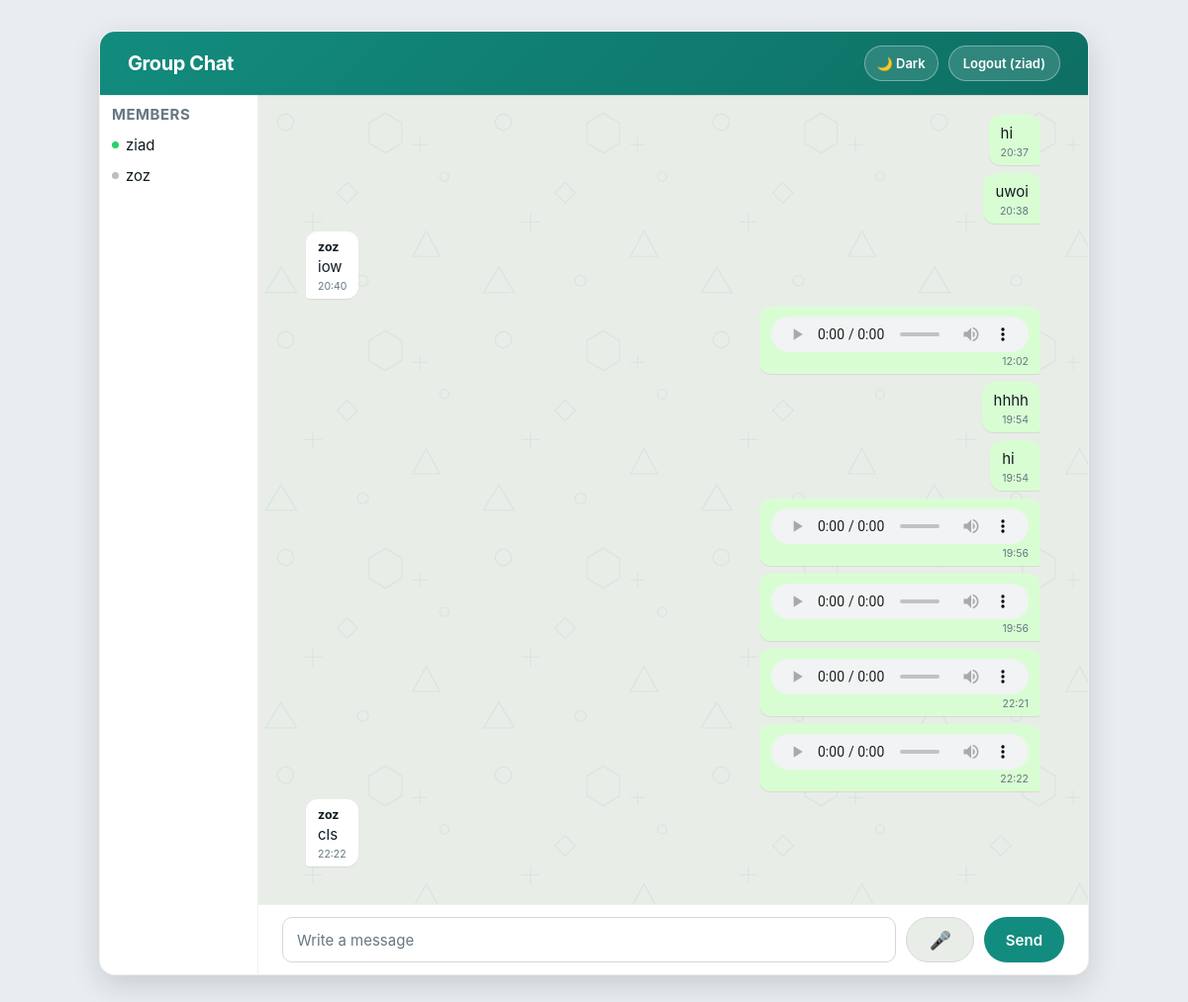
The app's page / (signed in) with its own data.
### chat/models.py (models this page shows, shortened)
class Message(models.Model):
    TEXT = "text"
    AUDIO = "audio"
    MESSAGE_TYPES = [
        (TEXT, "Text"),
        (AUDIO, "Audio"),
    ]
    sender = models.CharField(max_length=150)
    text = models.TextField(blank=True)
    audio = models.FileField(upload_to=voice_message_path, blank=True, null=True)
    message_type = models.CharField(max_length=10, choices=MESSAGE_TYPES, default=TEXT)
    created_at = models.DateTimeField(auto_now_add=True)

### chat/views.py (the view)
# urls.py: path("", views.room, name="room"),
@login_required
def room(request):
    messages = Message.objects.all().order_by("created_at")
    members = User.objects.filter(is_active=True).order_by("username")
    for m in members:
        m.is_online = (m.username == request.user.username)
    return render(request, "chat/room.html", {"messages": messages, "members": members})

### chat/templates/chat/room.html (shortened to what this page needs)
{% load static %}
<!DOCTYPE html>
<html lang="en">
<head>
    <link rel="stylesheet" href="{% static 'chat/styles.css' %}">
</head>
<body>
    <div class="container">
        <div class="topbar">
            <h1>Group Chat</h1>
            <div class="topbar-right">
                <button id="theme-toggle" type="button">
                    <span class="icon">🌙</span> <span class="label">Dark</span>
                </button>
                <form class="logout-form" method="post" action="{% url 'logout' %}">
                    <button type="submit" class="logout-btn">Logout ({{ user.username }})</button>
                </form>
            </div>
        </div>
        <div class="main-wrapper">
            <div id="members-sidebar">
                <h3>Members</h3>
                <ul id="members-list">
                    {% for member in members %}
                        <li data-username="{{ member.username }}">
                            <span class="status-dot {% if member.is_online %}online{% else %}offline{% endif %}"></span>
                            <span class="member-name">{{ member.username }}</span>
                        </li>
                    {% endfor %}
                </ul>
            </div>
            <div class="chat-area">
                <div id="chat-box">
                    {% for m in messages %}
                        <div class="msg {% if m.sender == user.username %}me{% else %}them{% endif %}" data-id="{{ m.id }}" data-sender="{{ m.sender }}">
                            {% if m.sender != user.username %}<div class="sender">{{ m.sender }}</div>{% endif %}
                            {% if m.message_type == 'audio' %}
                                <audio class="voice-note" controls preload="metadata">
                                    {% if m.audio.name|slice:"-4:" == "webm" %}
                                        <source src="{{ m.audio.url }}" type="audio/webm">
                                    {% elif m.audio.name|slice:"-3:" == "ogg" %}
                                        <source src="{{ m.audio.url }}" type="audio/ogg">
                                    {% elif m.audio.name|slice:"-3:" == "m4a" %}
                                        <source src="{{ m.audio.url }}" type="audio/mp4">
                                    {% elif m.audio.name|slice:"-3:" == "mp3" %}
                                        <source src="{{ m.audio.url }}" type="audio/mpeg">
                                    {% else %}
                                        <source src="{{ m.audio.url }}">
                                    {% endif %}
                                </audio>
                            {% else %}
                                <div class="text">{{ m.text }}</div>
                            {% endif %}
                            <div class="time">{{ m.created_at|time:"H:i" }}</div>
                        </div>
                    {% endfor %}
                </div>
                <form id="send-form">
                    <input type="text" id="text-input" placeholder="Write a message" autocomplete="off">
                    <button type="button" id="mic-btn" title="Record a voice message">
                        <span class="mic-icon">🎤</span>
                    </button>
                    <button type="submit">Send</button>
                </form>
            </div>
        </div>
    </div>
</body>
</html>

### records on screen
Message: text "hi", created_at "20:37"
Message: text "uwoi", created_at "20:38"
Message: sender "zoz", text "iow", created_at "20:40"
Message: created_at "12:02"
Message: text "hhhh", created_at "19:54"
Message: text "hi", created_at "19:54"
Message: created_at "19:56"
Message: created_at "19:56"
Message: created_at "22:21"
Message: created_at "22:22"
Message: sender "zoz", text "cls", created_at "22:22"

### other values on screen
{{ user.username }} "ziad"
{{ member.username }} "ziad"
{{ member.username }} "zoz"
